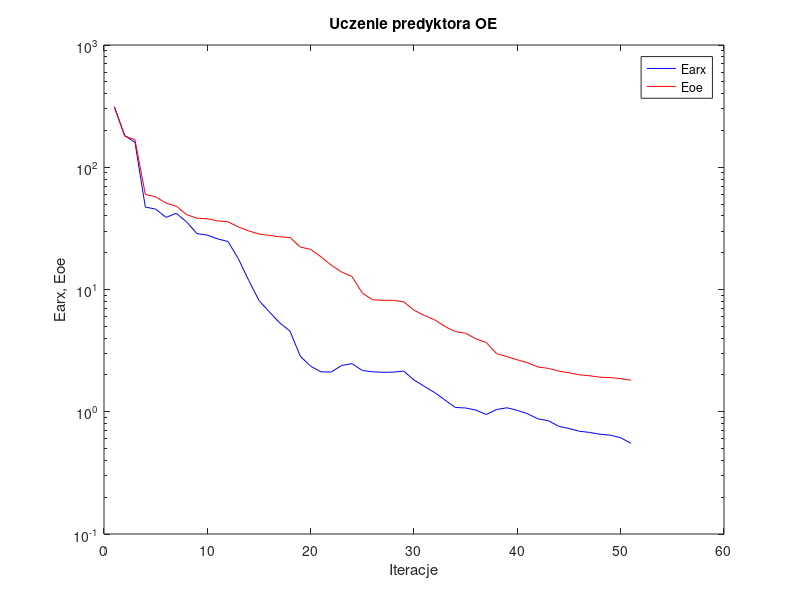
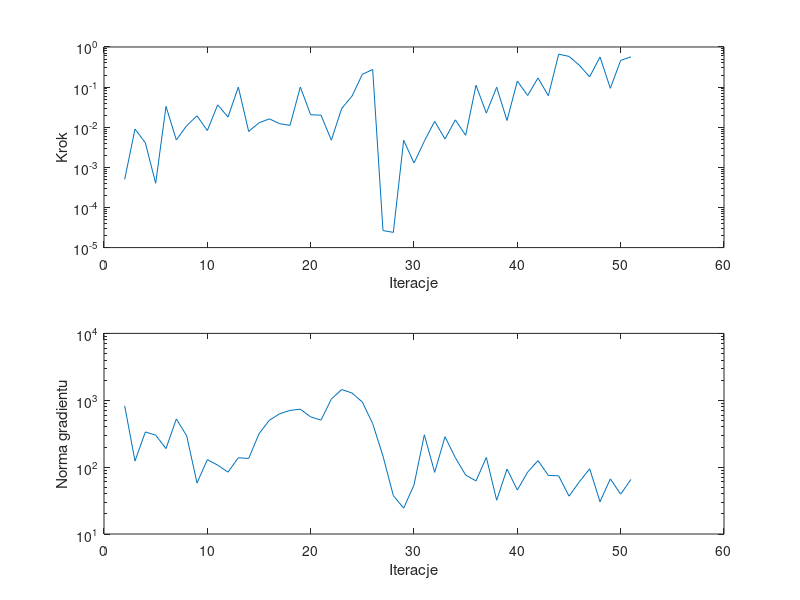

MATLAB code for these plots, in order:
%uczenie predyktora oe
clear all;
n=0; farx(n+1)=3.135347e+002; foe(n+1)=3.094047e+002; wspucz(n+1)=0.000000e+000; ng(n+1)=0.000000e+000;
%odnowa zmiennej metryki
n=1; farx(n+1)=1.820588e+002; foe(n+1)=1.797985e+002; krok(n+1)=5.002119e-004; ng(n+1)=8.272053e+002;
n=2; farx(n+1)=1.592922e+002; foe(n+1)=1.680918e+002; krok(n+1)=9.019129e-003; ng(n+1)=1.233490e+002;
n=3; farx(n+1)=4.723037e+001; foe(n+1)=5.991425e+001; krok(n+1)=4.089695e-003; ng(n+1)=3.360104e+002;
n=4; farx(n+1)=4.546731e+001; foe(n+1)=5.729083e+001; krok(n+1)=4.014172e-004; ng(n+1)=3.007093e+002;
n=5; farx(n+1)=3.888703e+001; foe(n+1)=5.088882e+001; krok(n+1)=3.300845e-002; ng(n+1)=1.892862e+002;
n=6; farx(n+1)=4.201037e+001; foe(n+1)=4.798966e+001; krok(n+1)=4.830641e-003; ng(n+1)=5.255885e+002;
n=7; farx(n+1)=3.566967e+001; foe(n+1)=4.095434e+001; krok(n+1)=1.091588e-002; ng(n+1)=2.945141e+002;
n=8; farx(n+1)=2.865503e+001; foe(n+1)=3.831727e+001; krok(n+1)=1.927372e-002; ng(n+1)=5.790638e+001;
n=9; farx(n+1)=2.786422e+001; foe(n+1)=3.787880e+001; krok(n+1)=8.252113e-003; ng(n+1)=1.292624e+002;
n=10; farx(n+1)=2.593297e+001; foe(n+1)=3.640194e+001; krok(n+1)=3.607652e-002; ng(n+1)=1.071679e+002;
n=11; farx(n+1)=2.469052e+001; foe(n+1)=3.581227e+001; krok(n+1)=1.797739e-002; ng(n+1)=8.411038e+001;
n=12; farx(n+1)=1.786692e+001; foe(n+1)=3.254141e+001; krok(n+1)=1.001107e-001; ng(n+1)=1.382129e+002;
n=13; farx(n+1)=1.189062e+001; foe(n+1)=3.015717e+001; krok(n+1)=7.861553e-003; ng(n+1)=1.346626e+002;
n=14; farx(n+1)=8.124221e+000; foe(n+1)=2.845735e+001; krok(n+1)=1.287328e-002; ng(n+1)=3.154025e+002;
n=15; farx(n+1)=6.559733e+000; foe(n+1)=2.773491e+001; krok(n+1)=1.615204e-002; ng(n+1)=5.019764e+002;
n=16; farx(n+1)=5.336029e+000; foe(n+1)=2.697347e+001; krok(n+1)=1.226153e-002; ng(n+1)=6.289408e+002;
n=17; farx(n+1)=4.564417e+000; foe(n+1)=2.662237e+001; krok(n+1)=1.109636e-002; ng(n+1)=7.052977e+002;
n=18; farx(n+1)=2.841953e+000; foe(n+1)=2.225885e+001; krok(n+1)=1.005024e-001; ng(n+1)=7.364112e+002;
n=19; farx(n+1)=2.355558e+000; foe(n+1)=2.128169e+001; krok(n+1)=2.038266e-002; ng(n+1)=5.638464e+002;
n=20; farx(n+1)=2.121125e+000; foe(n+1)=1.852069e+001; krok(n+1)=2.001452e-002; ng(n+1)=5.046582e+002;
n=21; farx(n+1)=2.114997e+000; foe(n+1)=1.580467e+001; krok(n+1)=4.751121e-003; ng(n+1)=1.041902e+003;
n=22; farx(n+1)=2.392024e+000; foe(n+1)=1.388642e+001; krok(n+1)=2.928765e-002; ng(n+1)=1.447497e+003;
n=23; farx(n+1)=2.474294e+000; foe(n+1)=1.277836e+001; krok(n+1)=5.955282e-002; ng(n+1)=1.283545e+003;
n=24; farx(n+1)=2.175203e+000; foe(n+1)=9.352222e+000; krok(n+1)=2.079006e-001; ng(n+1)=9.409009e+002;
n=25; farx(n+1)=2.121814e+000; foe(n+1)=8.235543e+000; krok(n+1)=2.745822e-001; ng(n+1)=4.486016e+002;
%odnowa zmiennej metryki
n=26; farx(n+1)=2.103654e+000; foe(n+1)=8.160787e+000; krok(n+1)=2.657240e-005; ng(n+1)=1.459653e+002;
n=27; farx(n+1)=2.108830e+000; foe(n+1)=8.155237e+000; krok(n+1)=2.394830e-005; ng(n+1)=3.755260e+001;
n=28; farx(n+1)=2.152289e+000; foe(n+1)=7.932196e+000; krok(n+1)=4.747676e-003; ng(n+1)=2.435659e+001;
n=29; farx(n+1)=1.818588e+000; foe(n+1)=6.773441e+000; krok(n+1)=1.282071e-003; ng(n+1)=5.419176e+001;
n=30; farx(n+1)=1.613749e+000; foe(n+1)=6.133506e+000; krok(n+1)=4.483426e-003; ng(n+1)=3.043581e+002;
n=31; farx(n+1)=1.435432e+000; foe(n+1)=5.645056e+000; krok(n+1)=1.406421e-002; ng(n+1)=8.352843e+001;
n=32; farx(n+1)=1.246361e+000; foe(n+1)=4.978118e+000; krok(n+1)=5.087256e-003; ng(n+1)=2.851378e+002;
n=33; farx(n+1)=1.084042e+000; foe(n+1)=4.523178e+000; krok(n+1)=1.526430e-002; ng(n+1)=1.383060e+002;
n=34; farx(n+1)=1.073528e+000; foe(n+1)=4.389836e+000; krok(n+1)=6.283621e-003; ng(n+1)=7.612379e+001;
n=35; farx(n+1)=1.030827e+000; foe(n+1)=3.950272e+000; krok(n+1)=1.112054e-001; ng(n+1)=6.220435e+001;
n=36; farx(n+1)=9.493785e-001; foe(n+1)=3.681564e+000; krok(n+1)=2.252562e-002; ng(n+1)=1.397210e+002;
n=37; farx(n+1)=1.043825e+000; foe(n+1)=2.986190e+000; krok(n+1)=9.957579e-002; ng(n+1)=3.197975e+001;
n=38; farx(n+1)=1.077701e+000; foe(n+1)=2.826717e+000; krok(n+1)=1.473291e-002; ng(n+1)=9.357829e+001;
n=39; farx(n+1)=1.025793e+000; foe(n+1)=2.660238e+000; krok(n+1)=1.414327e-001; ng(n+1)=4.553290e+001;
n=40; farx(n+1)=9.619112e-001; foe(n+1)=2.518524e+000; krok(n+1)=6.173004e-002; ng(n+1)=8.425853e+001;
n=41; farx(n+1)=8.743054e-001; foe(n+1)=2.321349e+000; krok(n+1)=1.694093e-001; ng(n+1)=1.250713e+002;
n=42; farx(n+1)=8.456025e-001; foe(n+1)=2.264637e+000; krok(n+1)=6.105720e-002; ng(n+1)=7.523577e+001;
n=43; farx(n+1)=7.600311e-001; foe(n+1)=2.153267e+000; krok(n+1)=6.622313e-001; ng(n+1)=7.409364e+001;
n=44; farx(n+1)=7.293887e-001; foe(n+1)=2.085139e+000; krok(n+1)=5.824576e-001; ng(n+1)=3.680539e+001;
n=45; farx(n+1)=6.927792e-001; foe(n+1)=2.005108e+000; krok(n+1)=3.510640e-001; ng(n+1)=6.019871e+001;
n=46; farx(n+1)=6.774953e-001; foe(n+1)=1.968626e+000; krok(n+1)=1.803954e-001; ng(n+1)=9.440412e+001;
n=47; farx(n+1)=6.549912e-001; foe(n+1)=1.917033e+000; krok(n+1)=5.642809e-001; ng(n+1)=3.036192e+001;
n=48; farx(n+1)=6.433212e-001; foe(n+1)=1.903499e+000; krok(n+1)=9.327289e-002; ng(n+1)=6.670933e+001;
n=49; farx(n+1)=6.135779e-001; foe(n+1)=1.866109e+000; krok(n+1)=4.635137e-001; ng(n+1)=3.941667e+001;
n=50; farx(n+1)=5.515097e-001; foe(n+1)=1.810040e+000; krok(n+1)=5.680238e-001; ng(n+1)=6.554239e+001;

figure; semilogy(farx,'b'); hold on; semilogy(foe,'r'); xlabel('Iteracje'); ylabel('Earx, Eoe'); legend('Earx','Eoe'); title('Uczenie predyktora OE');
figure; subplot(2,1,1); semilogy(krok); xlabel('Iteracje'); ylabel('Krok');
subplot(2,1,2); semilogy(ng); xlabel('Iteracje'); ylabel('Norma gradientu');
Earx=farx(n+1)
Eoe=foe(n+1)
